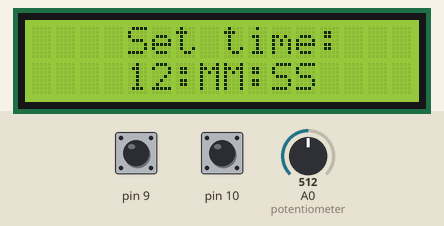
Simulated run of this sketch. Board: Arduino Uno, built with avr-gcc and run on an emulated ATmega328P. On the bench: 16×2 character LCD. Inputs (shaded band) come from the test bench; at power-on: pin 9 HIGH, pin 10 HIGH, A0 (potentiometer) = 512. What the sketch prints to the serial monitor is not drawn.

Above: at 1.6 s.
1.7 s: pin 9 pulled LOW for 0.15 s
At 2.6 s:
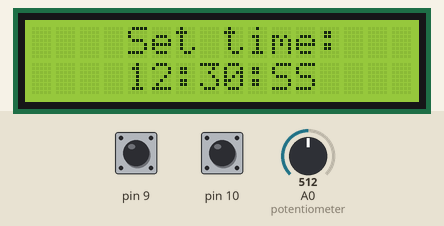
3.5 s: pin 9 pulled LOW for 1 s
At 4.7 s:
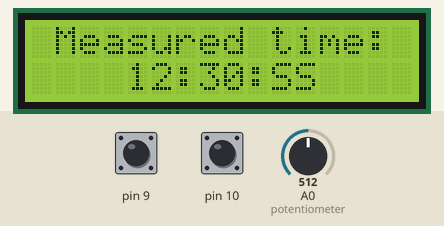
6.0 s: pin 10 pulled LOW for 0.15 s
At 6.34 s:
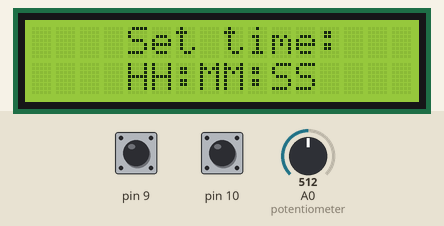
8.0 s: A0 (potentiometer) set to 716
At 9.2 s:
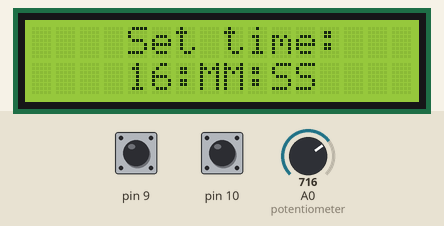
9.5 s: A0 (potentiometer) set to 900
At 10.4 s:
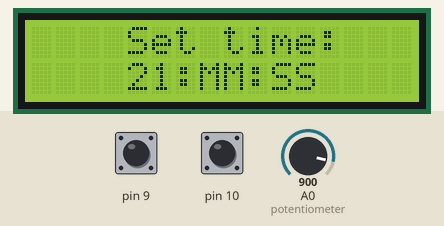
11.0 s: A0 (potentiometer) set to 1023
At 11.5 s:
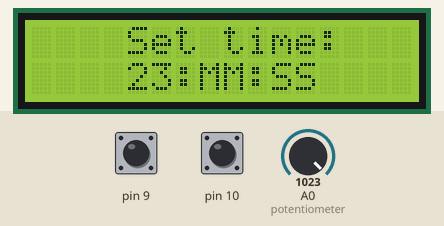
Timing chart, 0 to 13.5 s (numbered marks = the images above; inputs shaded):
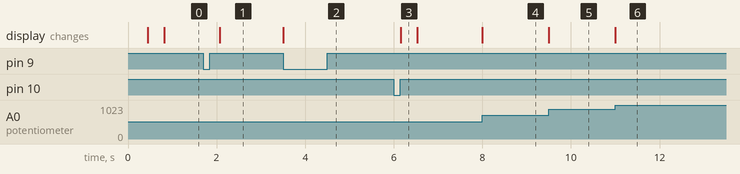

Measured:
- after the input at 1.7 s, the display: changes after 0.38 s (image 1)
- after the input at 3.5 s, the display: changes at once (image 2)
- after the input at 6.0 s, the display: changes after 0.15 s (image 3)
- after the input at 8.0 s, the display: changes at once (image 4)
- after the input at 9.5 s, the display: changes at once (image 5)
- after the input at 11.0 s, the display: changes at once (image 6)

The sketch:

Alarm_Clock.ino
```cpp
// Alarm_Clock on Arduino Uno//

#include <LiquidCrystal.h> //Libraries attached
#define PRESCALER2 7812    //"User Prescaler"
#define potentiometer A0
LiquidCrystal lcd(2, 3, 4, 5, 6, 7); // PINs LCD are connected
uint8_t time_sec = 0, time_min = 0, time_h = 0, one_sec = 0;
volatile uint8_t state = 0;

void lcd_print_time(uint8_t(*time_sec), uint8_t(*time_min), uint8_t(*time_h))
{
  if ((*time_sec) & (1 << 7))
  {
    (*time_sec) = ~(1 << 7) & (*time_sec);
    if ((*time_sec) >= 60)
    {
      (*time_sec) = 0;
      (*time_min)++;
      (*time_min) = (1 << 7) | (*time_min); // 8th bit are used to do once change displaing value on LCD
    }
    lcd.setCursor(10, 1);
    if ((*time_sec) < 10)
      lcd.print("0");
    lcd.print(*time_sec);
  }
  if ((*time_min) & (1 << 7))
  {
    (*time_min) = ~(1 << 7) & (*time_min);
    if ((*time_min) >= 60)
    {
      (*time_min) = 0;
      (*time_h)++;
      (*time_h) = (1 << 7) | (*time_h); // 8th bit are used to do once change displaing value on LCD
    }
    lcd.setCursor(7, 1);
    if ((*time_min) < 10)
      lcd.print("0");
    lcd.print(*time_min);
  }
  if ((*time_h) & (1 << 7))
  {
    (*time_h) = ~(1 << 7) & (*time_h);
    if ((*time_h) >= 23)
      (*time_h) = 0;
    lcd.setCursor(4, 1);
    if ((*time_h) < 10)
      lcd.print("0");
    lcd.print(*time_h);
  }
}

void lcd_time_set_by_serial(uint8_t(*time_h), uint8_t(*time_min))
{
  Serial.print("Set hour: ");
  uint8_t time_h2[2] = {0x00, 0x00};
  while ((time_h2[0] == 0x00) & (time_h2[1] == 0x00)) // loop executed until the numbers are in the buffer
  {
    if (Serial.available() > 0) // if receive any data then...
    {
      Serial.readBytesUntil('\n', time_h2, 2);                  // read bytes and save it to buffer time_h2
      (*time_h) = (time_h2[0] - 0x30) * 10 + time_h2[1] - 0x30; // numbers from 0 to 9 in ASCII starts from 0x30
      Serial.println(*time_h);
      lcd.setCursor(4, 1);
      // if ((*time_h) < 10)
      // lcd.print("0");
      lcd.print(*time_h);
    }
  }

  Serial.print("Set minutes: ");
  uint8_t time_min2[2] = {0x00, 0x00};
  while ((time_min2[0] == 0x00) & (time_min2[1] == 0x00))
  {
    if (Serial.available() > 0)
    {
      Serial.readBytesUntil('\n', time_min2, 2);
      (*time_min) = (time_min2[0] - 0x30) * 10 + time_min2[1] - 0x30;
      Serial.println(*time_min);
      lcd.setCursor(7, 1);
      // if ((*time_min) < 10)
      // lcd.print("0");
      lcd.print(*time_min);
    }
  }
  state = 3;
}

void lcd_time_set_manual(uint8_t(*time_h), uint8_t(*time_min)) // time seting by poten and buttons
{
  bool button_check = 0;
  Serial.print("Set hour: ");
  while (!button_check) // wait until user press set_button
  {
    (*time_h) = analogRead(potentiometer) * 6 / 256; // 24/1024=6/256
    lcd.setCursor(4, 1);
    if ((*time_h) < 10)
      lcd.print("0");
    lcd.print(*time_h);
    if (!(PINB & (1 << PB1))) // check if set_button was pressed
      button_check = 1;
  }
  button_check = 0;
  Serial.print("Set minutes: ");
  waiting_loop();       // waiting loop which gives time to user for release set_button
  while (!button_check) // wait until user press set_button
  {
    (*time_min) = analogRead(potentiometer) * 15 / 256; // 60/1024=15/256
    lcd.setCursor(7, 1);
    if ((*time_min) < 10)
      lcd.print("0");
    lcd.print(*time_min);
    if (!(PINB & (1 << PB1))) // check if set_button was pressed
      button_check = 1;
  }
  state = 3; // go to next state
}

void waiting_loop() // Waiting loop
{
  for (long int i = 0; i < (F_CPU / 16); i++) // F_CPU -Arduino work frequancy
    asm("");
}

void setup()
{
  lcd.begin(16, 2); // Settings for LCD
  lcd.clear();
  lcd.setCursor(0, 0);
  lcd.print(" Hello unknown! ");
  waiting_loop();

  Serial.begin(115200);

  DDRB = (0 << PB1) | (0 << PB2);  // Initialize PINs which we used from PORT C
  PORTB = (1 << PB1) | (1 << PB2); // Enable internal pullup resistor to INPUT PC0, PC1, PC2

  pinMode(potentiometer, INPUT);

  TCCR1A = 0x00;      // Reset timer1 control regA
  TCCR1B = 0x0D;      // Set CS bits to prescaler of 1024 and set WGM bits to CTC (mode 4)
  TCNT1 = 0x00;       // Reset timer1
  OCR1A = PRESCALER2; // Set output compare for interrupt period of 1sec
  TIMSK1 = 0x02;      // Enable output compare match interrupt A

  PCICR = (1 << 0); // Enable pin change interrupt on PIN2 of PORT B
  PCMSK0 = (1 << PB2);
  sei(); // Enable global interrupts

  /*for (int y=0; y<20; y++) //Checking the rounding performed by abs()
  {
    int x=abs(1+y/10);
    Serial.print(y+1);
    Serial.print(". ");
    Serial.println(x);
  }*/
}
void loop()
{
  if (state == 3)
  {
    lcd.setCursor(0, 0);
    lcd.print(" Measured time: ");
    lcd_print_time(&time_sec, &time_min, &time_h);
  }
  else if (state == 2)
  {
    lcd_time_set_manual(&time_h, &time_min);
  }
  else
  {
    lcd.setCursor(0, 0);
    lcd.print("    Set time:   ");
    lcd.setCursor(0, 3);
    lcd.print("    HH:MM:SS    ");
    waiting_loop();
    state = 2;
  }
}

ISR(TIMER1_COMPA_vect)
{
  one_sec = abs(TCNT1 / PRESCALER2); // Convert clock ticks to milisec 1 tick is 64us that if we have 15625 ticks it will be 1s
  if (one_sec == 1)
  {
    if (state == 3)
    {
      time_sec++;
      time_sec = (1 << 7) | time_sec; // 8th bit are used to do once change displaing value on LCD
    }
  }
}

ISR(PCINT0_vect)
{
  if (PINB & (1 << PB2))
    state = 1; // if user press Fun_Button go to state=1 which allow to set new time
}
```
